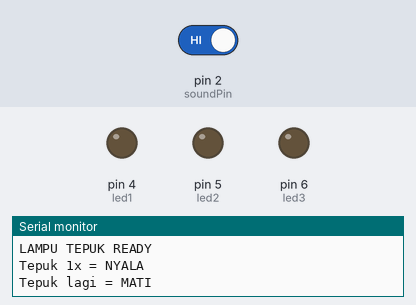
Recording of a sketch running on a simulated Arduino Uno, built with avr-gcc and run on an emulated ATmega328P. Shown: output pins drawn as LEDs (lit = HIGH), the last lines printed to the serial monitor. Dashed ring = blinking. The inputs (shaded band) are chosen by the test bench; at power-on: pin 2 (soundPin) HIGH.

Above: at 1.2 s.
1.3 s: pin 2 (soundPin) driven LOW
At 1.7 s:
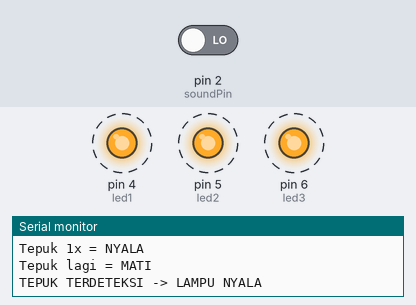
4.3 s: pin 2 (soundPin) driven HIGH
At 5.1 s:
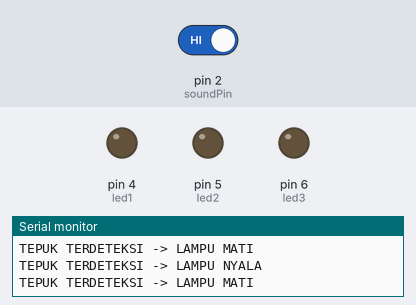
Timing chart, 0 to 7.3 s (numbered marks = the images above; inputs shaded):
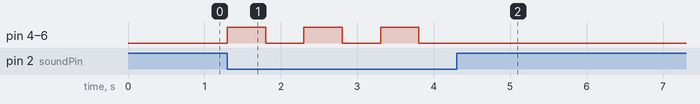

Measured:
- after the input at 1.3 s, pin 4 (led1), pin 5 (led2), pin 6 (led3): alternates HIGH for 0.50 s and LOW for 0.50 s, starting at once
- after the input at 4.3 s, pin 4 (led1), pin 5 (led2), pin 6 (led3): stops changing and stays LOW

The sketch:

voice_detectiontepuk.ino
```cpp
const int soundPin = 2;

const int led1 = 4;
const int led2 = 5;
const int led3 = 6;

bool lampState = false;

unsigned long lastClap = 0;
const unsigned long debounceClap = 500;

void setup() {
  Serial.begin(9600);

  pinMode(soundPin, INPUT);

  pinMode(led1, OUTPUT);
  pinMode(led2, OUTPUT);
  pinMode(led3, OUTPUT);

  matikanLampu();

  Serial.println("LAMPU TEPUK READY");
  Serial.println("Tepuk 1x = NYALA");
  Serial.println("Tepuk lagi = MATI");
}

void loop() {

  int soundValue = digitalRead(soundPin);

  // Umumnya sensor sound aktif LOW
  if (soundValue == LOW) {

    // Mencegah satu tepukan terbaca berkali-kali
    if (millis() - lastClap > debounceClap) {

      lampState = !lampState;

      if (lampState == true) {
        nyalakanLampu();
        Serial.println("TEPUK TERDETEKSI -> LAMPU NYALA");
      }
      else {
        matikanLampu();
        Serial.println("TEPUK TERDETEKSI -> LAMPU MATI");
      }

      lastClap = millis();
    }
  }
}

void nyalakanLampu() {
  digitalWrite(led1, HIGH);
  digitalWrite(led2, HIGH);
  digitalWrite(led3, HIGH);
}

void matikanLampu() {
  digitalWrite(led1, LOW);
  digitalWrite(led2, LOW);
  digitalWrite(led3, LOW);
}
```
